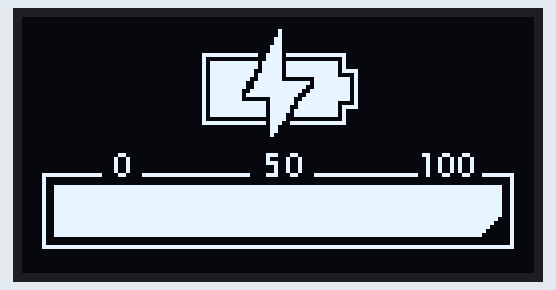
This sketch was run on a simulated ESP8266 (NodeMCU). Parts: 128×64 one-colour display. What the sketch prints to the serial monitor is not drawn.

Above: at 0.1 s.
At 0.64 s:
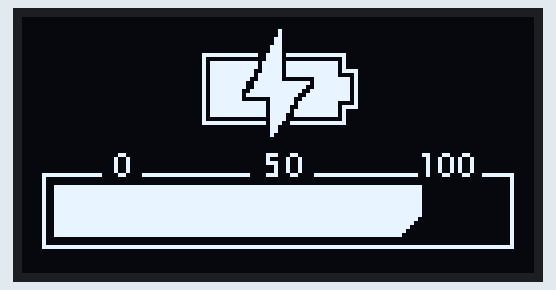
At 1.17 s:
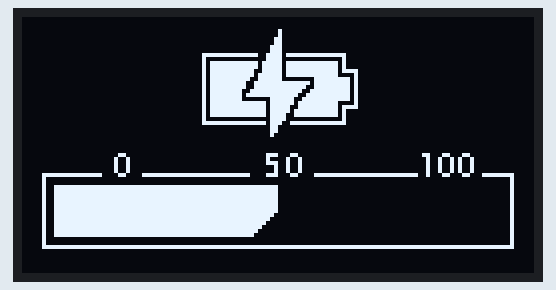
At 1.69 s:
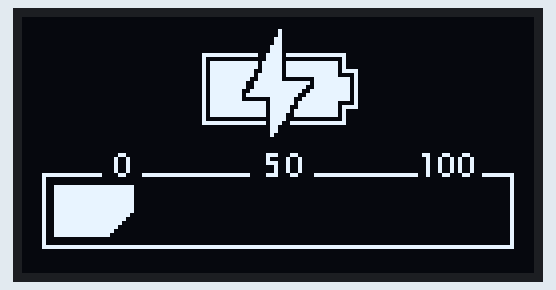
At 2.11 s:
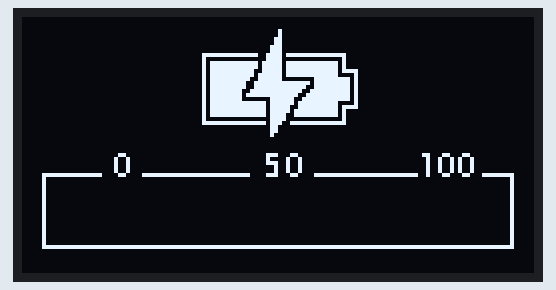
At 3.68 s:
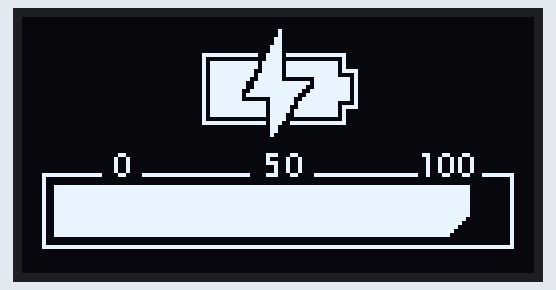

Measured:
- by itself, everything shown: repeats every 3.2 s, in 20 steps

The sketch:

display-board-fw-dev.ino
```cpp
// Mark Wu 2024

// libraries
#include <Wire.h>
#include <Adafruit_GFX.h>
#include <Adafruit_SSD1306.h>

// files
#include "animations.h"

// Define pinouts from the electrical schematic - these were actually generated by Flux Copilot! https://flux.ai/markwuflux/lethal-company-pro-flashlight-power-board-v1?fit=93ab962e-d0c2-4aef-a98e-da0d52874cf4
#define I2C_SDA D4
#define I2C_SCL D5
// Other defines
#define SCREEN_WIDTH 128 // OLED display width, in pixels Reference: https://mischianti.org/images-to-byte-array-online-converter-cpp-arduino/
#define SCREEN_HEIGHT 64 // OLED display height, in pixels

// global variables and objects

//// Declaration for an SSD1306 display connected to I2C (SDA, SCL pins)
#define OLED_RESET     -1 // Reset pin # (or -1 if sharing Arduino reset pin)
Adafruit_SSD1306 display(SCREEN_WIDTH, SCREEN_HEIGHT, &Wire, OLED_RESET);


void setup() {
  Serial.begin(115200);
  Serial.println("Starting up");
  //setup pinouts from Macro definitions
  if(!display.begin(SSD1306_SWITCHCAPVCC, 0x3C)) {
    Serial.println(F("SSD1306 allocation failed"));
    for(;;); // Don't proceed, loop forever
  }
  display.clearDisplay();
  display.drawBitmap(0, 0, LethalCompanyBattery[0], SCREEN_WIDTH, SCREEN_HEIGHT, WHITE);
  display.display();
  delay(100);

}

void loop() {
  display.clearDisplay();
  display.drawBitmap(0, 0, LethalCompanyBattery[0], SCREEN_WIDTH, SCREEN_HEIGHT, WHITE);
  display.display();
  // delay(1000);

  // demo the battery countdown
  for (uint8_t count=0; count <= 10; count++) {
    display.clearDisplay();
    display.drawBitmap(0, 0, LethalCompanyBattery[count], SCREEN_WIDTH, SCREEN_HEIGHT, WHITE);
    display.display();
    delay(150);
  }
  for (uint8_t count=10; count > 0; count--) {
    display.clearDisplay();
    display.drawBitmap(0, 0, LethalCompanyBattery[count], SCREEN_WIDTH, SCREEN_HEIGHT, WHITE);
    display.display();
    delay(100);
  }


}
```

Source omitted: animations.h (data table, 69585 bytes)
